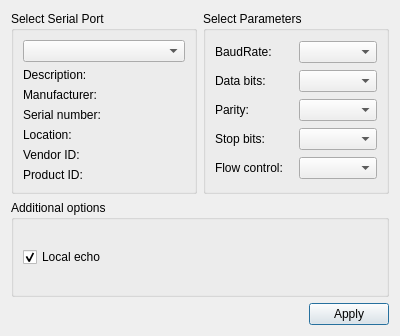
<?xml version="1.0" encoding="UTF-8"?>
<ui version="4.0">
 <class>ConsoleSettings</class>
 <widget class="QDialog" name="ConsoleSettings">
  <property name="geometry">
   <rect>
    <x>0</x>
    <y>0</y>
    <width>400</width>
    <height>336</height>
   </rect>
  </property>
  <property name="windowTitle">
   <string>Settings</string>
  </property>
  <layout class="QGridLayout" name="gridLayout_3">
   <item row="0" column="1">
    <widget class="QGroupBox" name="parametersBox">
     <property name="title">
      <string>Select Parameters</string>
     </property>
     <layout class="QGridLayout" name="gridLayout_2">
      <item row="0" column="0">
       <widget class="QLabel" name="baudRateLabel">
        <property name="text">
         <string>BaudRate:</string>
        </property>
       </widget>
      </item>
      <item row="0" column="1">
       <widget class="QComboBox" name="baudRateBox"/>
      </item>
      <item row="1" column="0">
       <widget class="QLabel" name="dataBitsLabel">
        <property name="text">
         <string>Data bits:</string>
        </property>
       </widget>
      </item>
      <item row="1" column="1">
       <widget class="QComboBox" name="dataBitsBox"/>
      </item>
      <item row="2" column="0">
       <widget class="QLabel" name="parityLabel">
        <property name="text">
         <string>Parity:</string>
        </property>
       </widget>
      </item>
      <item row="2" column="1">
       <widget class="QComboBox" name="parityBox"/>
      </item>
      <item row="3" column="0">
       <widget class="QLabel" name="stopBitsLabel">
        <property name="text">
         <string>Stop bits:</string>
        </property>
       </widget>
      </item>
      <item row="3" column="1">
       <widget class="QComboBox" name="stopBitsBox"/>
      </item>
      <item row="4" column="0">
       <widget class="QLabel" name="flowControlLabel">
        <property name="text">
         <string>Flow control:</string>
        </property>
       </widget>
      </item>
      <item row="4" column="1">
       <widget class="QComboBox" name="flowControlBox"/>
      </item>
     </layout>
    </widget>
   </item>
   <item row="0" column="0">
    <widget class="QGroupBox" name="selectBox">
     <property name="title">
      <string>Select Serial Port</string>
     </property>
     <layout class="QGridLayout" name="gridLayout">
      <item row="0" column="0">
       <widget class="QComboBox" name="serialPortInfoListBox"/>
      </item>
      <item row="1" column="0">
       <widget class="QLabel" name="descriptionLabel">
        <property name="text">
         <string>Description:</string>
        </property>
       </widget>
      </item>
      <item row="2" column="0">
       <widget class="QLabel" name="manufacturerLabel">
        <property name="text">
         <string>Manufacturer:</string>
        </property>
       </widget>
      </item>
      <item row="3" column="0">
       <widget class="QLabel" name="serialNumberLabel">
        <property name="text">
         <string>Serial number:</string>
        </property>
       </widget>
      </item>
      <item row="4" column="0">
       <widget class="QLabel" name="locationLabel">
        <property name="text">
         <string>Location:</string>
        </property>
       </widget>
      </item>
      <item row="5" column="0">
       <widget class="QLabel" name="vidLabel">
        <property name="text">
         <string>Vendor ID:</string>
        </property>
       </widget>
      </item>
      <item row="6" column="0">
       <widget class="QLabel" name="pidLabel">
        <property name="text">
         <string>Product ID:</string>
        </property>
       </widget>
      </item>
     </layout>
    </widget>
   </item>
   <item row="2" column="0" colspan="2">
    <layout class="QHBoxLayout" name="horizontalLayout">
     <item>
      <spacer name="horizontalSpacer">
       <property name="orientation">
        <enum>Qt::Horizontal</enum>
       </property>
       <property name="sizeHint" stdset="0">
        <size>
         <width>96</width>
         <height>20</height>
        </size>
       </property>
      </spacer>
     </item>
     <item>
      <widget class="QPushButton" name="applyButton">
       <property name="text">
        <string>Apply</string>
       </property>
      </widget>
     </item>
    </layout>
   </item>
   <item row="1" column="0" colspan="2">
    <widget class="QGroupBox" name="additionalOptionsGroupBox">
     <property name="title">
      <string>Additional options</string>
     </property>
     <layout class="QVBoxLayout" name="verticalLayout">
      <item>
       <widget class="QCheckBox" name="localEchoCheckBox">
        <property name="text">
         <string>Local echo</string>
        </property>
        <property name="checked">
         <bool>true</bool>
        </property>
       </widget>
      </item>
     </layout>
    </widget>
   </item>
  </layout>
 </widget>
 <resources/>
 <connections/>
</ui>
